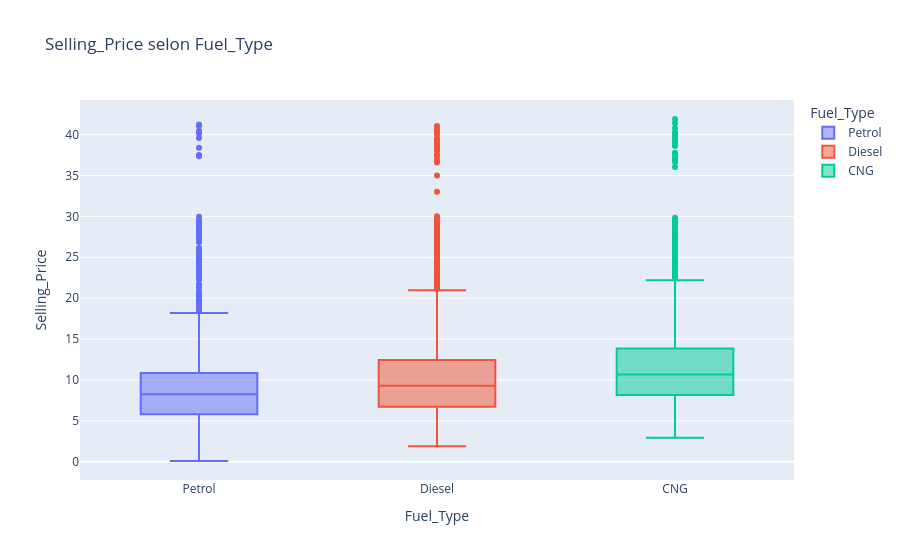

Source (notebook cell):
### Code cell
# prix de vente moyen selon chaque variable catégorielle
for col in cat_cols.columns:
    fig = px.box(df, x=col, y='Selling_Price', color=col, title=f"Selling_Price selon {col}")
    fig.show()

### Figure 1 — Plotly figure (JSON) as saved in the notebook; plotly's stock layout.template omitted (floating-point values rounded to 4 significant figures; data arrays with more than 128 entries replaced by an {"elided": "..."} marker saying what was removed)
{"data": [{"alignmentgroup": "True", "hovertemplate": "Fuel_Type=%{x}<br>Selling_Price=%{y}<extra></extra>", "legendgroup": "Petrol", "marker": {"color": "#636efa"}, "name": "Petrol", "notched": false, "offsetgroup": "Petrol", "orientation": "v", "showlegend": true, "type": "box", "x": {"elided": "2743 str values"}, "x0": " ", "xaxis": "x", "y": {"elided": "2743 float values"}, "y0": " ", "yaxis": "y"}, {"alignmentgroup": "True", "hovertemplate": "Fuel_Type=%{x}<br>Selling_Price=%{y}<extra></extra>", "legendgroup": "Diesel", "marker": {"color": "#EF553B"}, "name": "Diesel", "notched": false, "offsetgroup": "Diesel", "orientation": "v", "showlegend": true, "type": "box", "x": {"elided": "2124 str values"}, "x0": " ", "xaxis": "x", "y": {"elided": "2124 float values"}, "y0": " ", "yaxis": "y"}, {"alignmentgroup": "True", "hovertemplate": "Fuel_Type=%{x}<br>Selling_Price=%{y}<extra></extra>", "legendgroup": "CNG", "marker": {"color": "#00cc96"}, "name": "CNG", "notched": false, "offsetgroup": "CNG", "orientation": "v", "showlegend": true, "type": "box", "x": {"elided": "994 str values"}, "x0": " ", "xaxis": "x", "y": {"elided": "994 float values"}, "y0": " ", "yaxis": "y"}], "layout": {"boxmode": "overlay", "legend": {"title": {"text": "Fuel_Type"}, "tracegroupgap": 0}, "title": {"text": "Selling_Price selon Fuel_Type"}, "xaxis": {"anchor": "y", "categoryarray": ["Petrol", "Diesel", "CNG"], "categoryorder": "array", "domain": [0.0, 1.0], "title": {"text": "Fuel_Type"}}, "yaxis": {"anchor": "x", "domain": [0.0, 1.0], "title": {"text": "Selling_Price"}}}}
